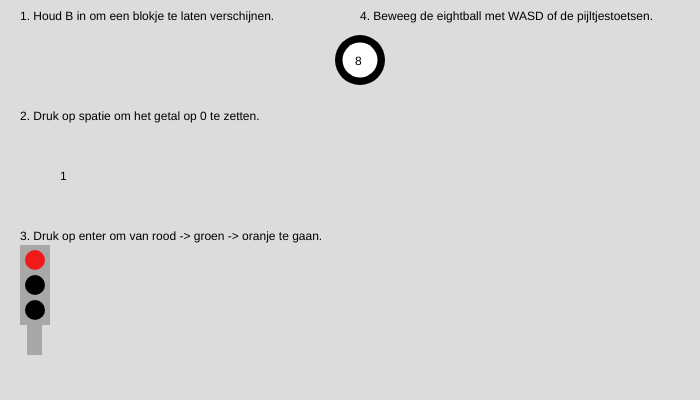
Frame 1 (no input)
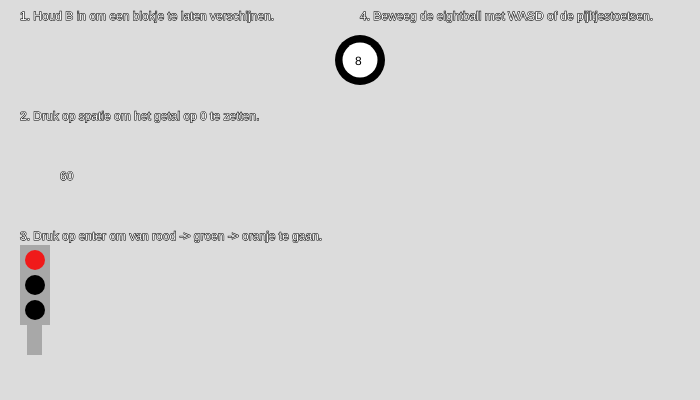
Frame 60 (no input)
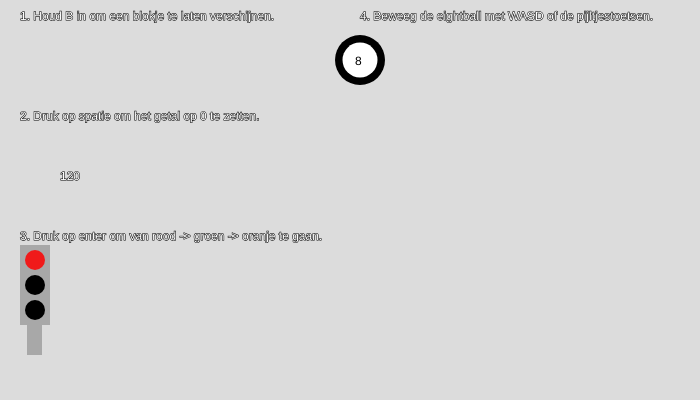
Frame 120 (the mouse pressed at the canvas centre since frame 60)

The p5.js sketch that drew these frames (run headless with seeded random() and noise() and a simulated clock; from frame 60 on, the mouse is pressed at the canvas centre):

// p5.js sketch
// ── sketch.js
/** / Mijn variabelen. "counter" wordt gebruikt
voor de teller in opdracht 2, "colorpicker" voor de stoplicht in opdracht 3,
en "eightballX" en "eightballY" voor de magic eightball in opdracht 4./**/
let counter = 0
let colorpicker = 0
let eightballX = 0
let eightballY = 0

function setup() {
  createCanvas(700, 400);
}

function draw() {
  background(220);
  counter++   //hier telt de teller elke frame
  text("1. Houd B in om een blokje te laten verschijnen.", 20, 20)
  text("2. Druk op spatie om het getal op 0 te zetten.", 20, 120)
  text(counter, 60, 180)
  text("3. Druk op enter om van rood -> groen -> oranje te gaan.", 20, 240)
  text("4. Beweeg de eightball met WASD of de pijltjestoetsen.", 360, 20)
  if(counter >= 500){ //als de teller 500 bereikt, springt hij terug naar 0
    counter = 0
  }
  if(keyIsDown (66)){ //als 'b' is ingedrukt, komt een vierkant tevoorschijn
    square(60, 40, 60)
  }
  if(colorpicker >= 3){ //als de waarde van mijn variabele "colorpicker" 3 bereikt, springt
    colorpicker = 0     //het terug naar 0.
  }
  noStroke()
  fill("#a8a8a8")
  rect(20, 245, 30, 80)
  rect(27, 315, 15, 40)

  if(colorpicker < 1){ //als de waarde van mijn variabele "colorpicker" minder dan 1 is,
    fill("#f01a1a")  //zijn deze cirkels zichtbaar.
  circle(35, 260, 20)
  fill("#000000")
  circle(35, 285, 20)
  circle(35, 310, 20)
  }
  if(colorpicker >= 1 && colorpicker < 2){   //als de waarde van mijn variabele "colorpicker"
    fill("#000000")                        //meer of evenveel als 1 is, maar minder dan 2,
  circle(35, 260, 20)                        //zijn deze cirkels zichtbaar.
  circle(35, 310, 20)
  fill("#e3c21b")
  circle(35, 285, 20)
  }
  if(colorpicker >= 2 && colorpicker < 3){   //als de waarde van mijn variabele "colorpicker"
    fill("#000000")                        //meer of evenveel als 2 is, maar minder dan 3,
  circle(35, 260, 20)                        //zijn deze cirkels zichtbaar.
  circle(35, 285, 20)
  fill("#19db29")
  circle(35, 310, 20)
  }
  /** /eightball tekening. maakt gebruik vaan de variabelen "eightball X" en "eightballY"
      voor de positie./**/
  fill("#000000")
  circle(eightballX + 360, eightballY + 60, 50)
  fill("#ffffff")
  circle(eightballX + 360, eightballY + 60, 35)
  fill("#000000")
  text("8", eightballX + 355, eightballY + 65)
  fill("#ffffff")
  stroke("#000000")
  if(keyIsDown (87) || keyIsDown (38)){ //als 'w' of pijl omhoog ingedrukt is, gaat de
    eightballY--                        //waarde van "eightballY" omlaag
  }
  if(keyIsDown (83) || keyIsDown (40)){ //als 's' of pijl omlaag ingedrukt is, gaat de
    eightballY++                        //waarde van "eightballY" omhoog
  }
  if(keyIsDown (65) || keyIsDown (37)){ //als 'a' of pijl naar links ingedrukt is, gaat de
    eightballX--                        //waarde van "eightballX" omlaag
  }
  if(keyIsDown (68) || keyIsDown (39)){ //als 'd' of pijl naar rechts ingedrukt is, gaat de
    eightballX++                        //waarde van "eightballX" omhoog
  }
}

function keyPressed() {
  if (keyCode == 32) { //als de spatiebalk ingedrukt wordt, gaat de waarde van de "counter"
    counter = 0        //variabele terug naar 0.
  }
  if (keyCode == 13) { //als 'enter' ingedrukt wordt, gaat de waarde van de "colorpicker"
    colorpicker++      //met 1 omhoog
  }
}
